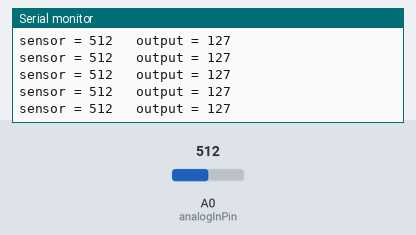
Bench run of a sketch on a simulated Arduino Uno, built with avr-gcc and run on an emulated ATmega328P. Parts: the last lines printed to the serial monitor. Inputs (shaded band) come from the test bench; at power-on: A0 (analogInPin) = 512.

Above: at 1.2 s.
1.3 s: A0 (analogInPin) set to 411
At 2.4 s:
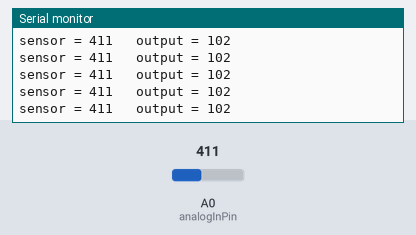
4.3 s: A0 (analogInPin) set to 387
At 4.9 s:
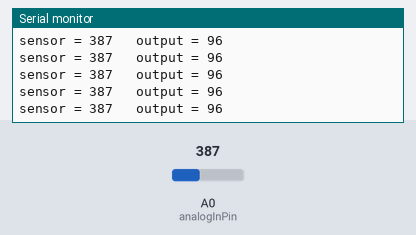
19.3 s: A0 (analogInPin) set to 988
At 20.4 s:
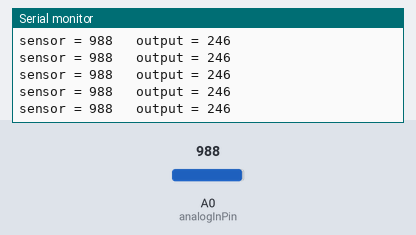
20.8 s: A0 (analogInPin) set to 1009
At 21.6 s:
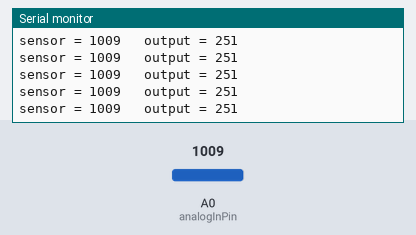
Timing chart, 0 to 23.3 s (numbered marks = the images above; inputs shaded):
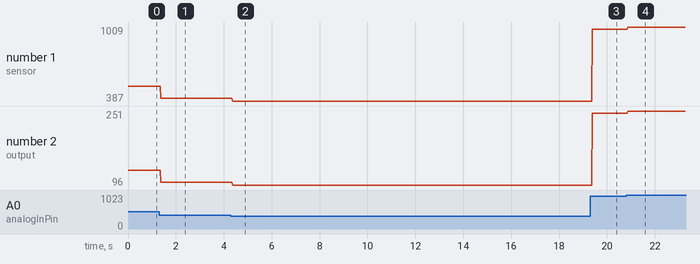

Measured:
- after the input at 1.3 s, the serial monitor: prints a new line after 0.07 s (image 1)
- after the input at 4.3 s, the serial monitor: prints a new line after 0.07 s (image 2)
- after the input at 19.3 s, the serial monitor: prints a new line after 0.09 s (image 3)
- after the input at 20.8 s, the serial monitor: prints a new line after 0.08 s (image 4)
- plotted number 1: 512 → 411 after the input at 1.3 s, 411 → 387 after the input at 4.3 s, 387 → 988 after the input at 19.3 s, 988 → 1009 after the input at 20.8 s
- plotted number 2: 127 → 102 after the input at 1.3 s, 102 → 96 after the input at 4.3 s, 96 → 246 after the input at 19.3 s, 246 → 251 after the input at 20.8 s

The sketch:

regular_LUZ_com_potenciometro.ino
```cpp
//Entrada Analogica, Saida Analogica, Saida serial Le o pino de entrada analogica, mapeia
//o resultado para um intervalo entre 0 e 255 e usa o resultado para estabelecer o pulso
//PWM do pino de saida. Tambem e possivel acompanhar o resultado atraves do Monitor
//Serial. O circuito: - O pino central do Potenciometro conectado ao pino analogico 0. Os
//pinos lateriais do potenciometro conectados no terra e 5V. - LED conectado no pino digital
//9 e no terra. Criado em 29/12/2008, Modificado em 09/04/2012 por Tom Igoe Este
//exemplo e de dominio publico. */
// constantes nao sao alteradas:
const int analogInPin = A0;
// Entrada analogica do potenciometro
const int analogOutPin = 9;
// Saida analogica onde o LED esta conectado
int sensorValue = 0;
// leitura do potenciometro
int outputValue = 0;
// leitura da saida PWM (analogica)
void setup() {
// inicializa a comunicacao serial:
Serial.begin(9600);
}
void loop() {

// faz a leitura da entrada analogica:
sensorValue = analogRead(analogInPin);
// mapeia o resultado da entrada analogica dentro do intervalo de 0 a 255:
outputValue = map(sensorValue, 0, 1023, 0, 255);
// muda o valor da saida analogica: analogWrite(analogOutPin, outputValue);
// imprime o resultado no monitor serial:
Serial.print("sensor = " );
Serial.print(sensorValue);
Serial.print("\t output = ");
Serial.println(outputValue);
// Aguarda 2 milissegundos antes do proximo loop:
delay(2);
}
```
